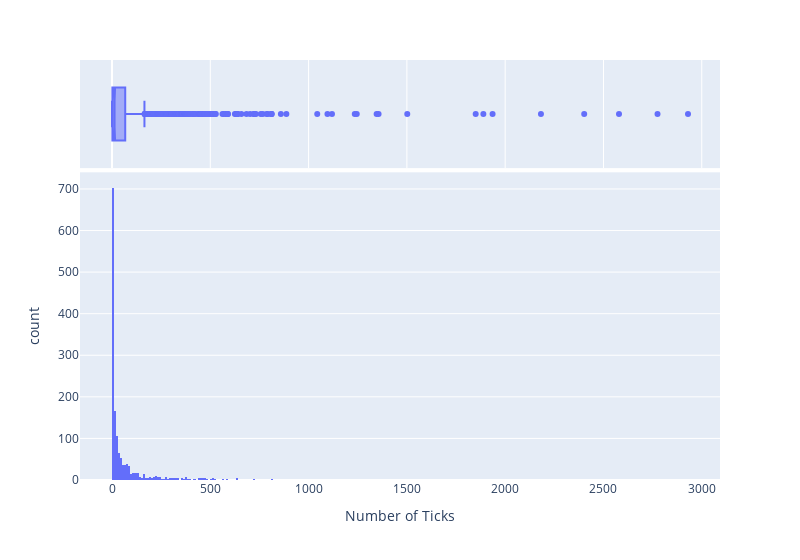

Write notebook code for a chart like this one.
### Code cell
# Number of Ticks Exploration
pd.to_numeric(df['Num Ticks'].fillna(0, inplace=True), downcast='integer')

col=df['Num Ticks']
yperc = np.percentile(col, range(0,100))

fig1 = px.histogram(col, nbins=500, marginal='box', width=800)
fig1.update_layout(showlegend=False, title_x=0.5)
fig1.update_xaxes(title="Number of Ticks", row=1,col=1)
fig1.write_html('NumTicks_Hist.html')
fig1

### Figure 1 — Plotly figure (JSON) as saved in the notebook; plotly's stock layout.template omitted (floating-point values rounded to 4 significant figures; data arrays with more than 128 entries replaced by an {"elided": "..."} marker saying what was removed)
{"data": [{"alignmentgroup": "True", "bingroup": "x", "hovertemplate": "variable=Num Ticks<br>value=%{x}<br>count=%{y}<extra></extra>", "legendgroup": "Num Ticks", "marker": {"color": "#636efa", "pattern": {"shape": ""}}, "name": "Num Ticks", "nbinsx": 500, "offsetgroup": "Num Ticks", "orientation": "v", "showlegend": true, "type": "histogram", "x": {"elided": "1541 int values"}, "xaxis": "x", "yaxis": "y"}, {"alignmentgroup": "True", "hovertemplate": "variable=Num Ticks<br>value=%{x}<extra></extra>", "legendgroup": "Num Ticks", "marker": {"color": "#636efa"}, "name": "Num Ticks", "notched": true, "offsetgroup": "Num Ticks", "showlegend": false, "type": "box", "x": {"elided": "1541 int values"}, "xaxis": "x2", "yaxis": "y2"}], "layout": {"barmode": "relative", "legend": {"title": {"text": "variable"}, "tracegroupgap": 0}, "margin": {"t": 60}, "showlegend": false, "title": {"x": 0.5}, "width": 800, "xaxis": {"anchor": "y", "domain": [0, 1], "title": {"text": "Number of Ticks"}}, "xaxis2": {"anchor": "y2", "domain": [0, 1], "matches": "x", "showgrid": true, "showticklabels": false}, "yaxis": {"anchor": "x", "domain": [0, 0.7326], "title": {"text": "count"}}, "yaxis2": {"anchor": "x2", "domain": [0.7426, 1], "matches": "y2", "showgrid": false, "showline": false, "showticklabels": false, "ticks": ""}}}
